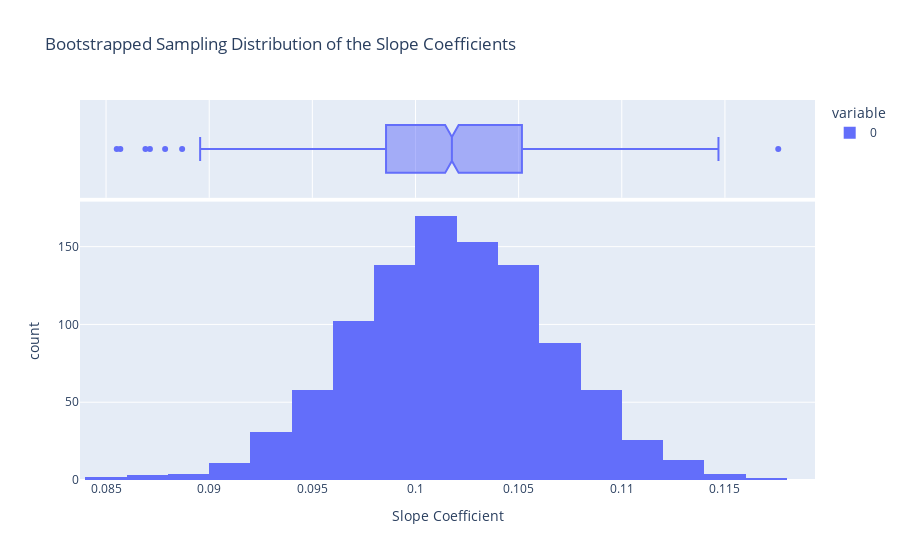

Notebook source saved alongside this figure:
### Markdown cell above
### 10. Let's now consider just the (n=160) long wait times (as specified in the code below), and write code to do the following:
create fitted Simple Linear Regression models for boostrap samples and collect and visualize the bootstrapped sampling distribution of the fitted slope coefficients of the fitted models;

simulate samples (of size n=160) from a Simple Linear Regression model that uses 
, 
, 
 along with the values of waiting for 
 to create simuations of 
 and use these collect and visualize the sampling distribution of the fitted slope coefficient under a null hypothesis assumption of "no linear association (on average)"; then,

report if 
 is contained within a 95% bootstrapped confidence interval; and if the simulated p-value matches smf.ols('duration ~ waiting', data=old_faithful[long_wait]).fit().summary().tables[1]?

### Code cell
import pandas as pd
import numpy as np
import statsmodels.formula.api as smf
import plotly.express as px
from scipy import stats

# Assuming old_faithful is already loaded as a DataFrame
long_wait_limit = 71
long_wait = old_faithful.waiting > long_wait_limit

# Bootstrapping
n_bootstraps = 1000  # Number of bootstrap samples
bootstrapped_slope_coefficients = []

for _ in range(n_bootstraps):
    bootstrapped_sample = old_faithful[long_wait].sample(n=long_wait.sum(), replace=True)
    model = smf.ols('duration ~ waiting', data=bootstrapped_sample).fit()
    bootstrapped_slope_coefficients.append(model.params[1])

# Convert to NumPy array for easier manipulation
bootstrapped_slope_coefficients = np.array(bootstrapped_slope_coefficients)

# Visualization of the bootstrapped slope coefficients
fig1 = px.histogram(bootstrapped_slope_coefficients, 
                    nbins=30, 
                    title="Bootstrapped Sampling Distribution of the Slope Coefficients",
                    labels={'value': 'Slope Coefficient'},
                    marginal='box')
fig1.show()

### Figure 1 — Plotly figure (JSON) as saved in the notebook; plotly's stock layout.template omitted (floating-point values rounded to 4 significant figures; data arrays with more than 128 entries replaced by an {"elided": "..."} marker saying what was removed)
{"data": [{"alignmentgroup": "True", "bingroup": "x", "hovertemplate": "variable=0<br>Slope Coefficient=%{x}<br>count=%{y}<extra></extra>", "legendgroup": "0", "marker": {"color": "#636efa", "pattern": {"shape": ""}}, "name": "0", "nbinsx": 30, "offsetgroup": "0", "orientation": "v", "showlegend": true, "type": "histogram", "x": {"elided": "1000 float values"}, "xaxis": "x", "yaxis": "y"}, {"alignmentgroup": "True", "hovertemplate": "variable=0<br>Slope Coefficient=%{x}<extra></extra>", "legendgroup": "0", "marker": {"color": "#636efa"}, "name": "0", "notched": true, "offsetgroup": "0", "showlegend": false, "type": "box", "x": {"elided": "1000 float values"}, "xaxis": "x2", "yaxis": "y2"}], "layout": {"barmode": "relative", "legend": {"title": {"text": "variable"}, "tracegroupgap": 0}, "title": {"text": "Bootstrapped Sampling Distribution of the Slope Coefficients"}, "xaxis": {"anchor": "y", "domain": [0, 1], "title": {"text": "Slope Coefficient"}}, "xaxis2": {"anchor": "y2", "domain": [0, 1], "matches": "x", "showgrid": true, "showticklabels": false}, "yaxis": {"anchor": "x", "domain": [0, 0.7326], "title": {"text": "count"}}, "yaxis2": {"anchor": "x2", "domain": [0.7426, 1], "matches": "y2", "showgrid": false, "showline": false, "showticklabels": false, "ticks": ""}}}
